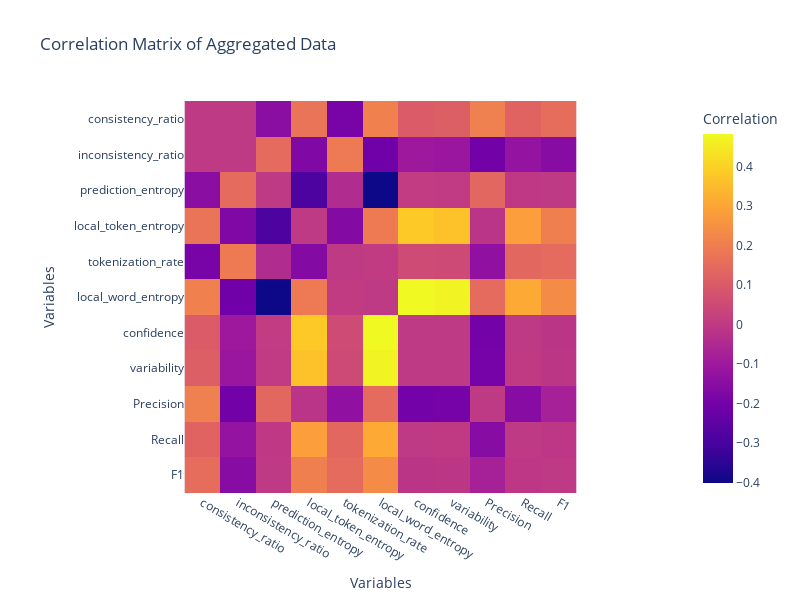

The cell this chart's notebook holds for it:
### Code cell
correlation_fig

### Figure 1 — Plotly figure (JSON) as saved in the notebook; plotly's stock layout.template omitted (floating-point values rounded to 4 significant figures)
{"data": [{"coloraxis": "coloraxis", "hovertemplate": "Variables: %{x}<br>Variables: %{y}<br>Correlation: %{z}<extra></extra>", "name": "0", "type": "heatmap", "x": ["consistency_ratio", "inconsistency_ratio", "prediction_entropy", "local_token_entropy", "tokenization_rate", "local_word_entropy", "confidence", "variability", "Precision", "Recall", "F1"], "xaxis": "x", "y": ["consistency_ratio", "inconsistency_ratio", "prediction_entropy", "local_token_entropy", "tokenization_rate", "local_word_entropy", "confidence", "variability", "Precision", "Recall", "F1"], "yaxis": "y", "z": [[0, 2.22e-16, -0.1475, 0.1723, -0.1904, 0.2093, 0.104, 0.112, 0.2053, 0.1252, 0.1547], [2.22e-16, 0, 0.1475, -0.1723, 0.1904, -0.2093, -0.104, -0.112, -0.2053, -0.1252, -0.1547], [-0.1475, 0.1475, 0, -0.289, -0.04361, -0.4015, 0.006054, 0.0042, 0.1366, -0.004848, -0.0003862], [0.1723, -0.1723, -0.289, 0, -0.1627, 0.1897, 0.3816, 0.3667, -0.01856, 0.2839, 0.2031], [-0.1904, 0.1904, -0.04361, -0.1627, 0, 0.005048, 0.05245, 0.04893, -0.1366, 0.1371, 0.1471], [0.2093, -0.2093, -0.4015, 0.1897, 0.005048, 0, 0.4828, 0.471, 0.1472, 0.312, 0.2361], [0.104, -0.104, 0.006054, 0.3816, 0.05245, 0.4828, 0, -0.0002741, -0.202, -0.0005543, -0.01376], [0.112, -0.112, 0.0042, 0.3667, 0.04893, 0.471, -0.0002741, 0, -0.1972, 0.001831, -0.01054], [0.2053, -0.2053, 0.1366, -0.01856, -0.1366, 0.1472, -0.202, -0.1972, 0, -0.1568, -0.07801], [0.1252, -0.1252, -0.004848, 0.2839, 0.1371, 0.312, -0.0005543, 0.001831, -0.1568, 0, -0.007046], [0.1547, -0.1547, -0.0003862, 0.2031, 0.1471, 0.2361, -0.01376, -0.01054, -0.07801, -0.007046, 0]]}], "layout": {"coloraxis": {"colorbar": {"title": {"text": "Correlation"}}, "colorscale": [[0, "#0d0887"], [0.1111, "#46039f"], [0.2222, "#7201a8"], [0.3333, "#9c179e"], [0.4444, "#bd3786"], [0.5556, "#d8576b"], [0.6667, "#ed7953"], [0.7778, "#fb9f3a"], [0.8889, "#fdca26"], [1, "#f0f921"]]}, "height": 600, "title": {"text": "Correlation Matrix of Aggregated Data"}, "width": 800, "xaxis": {"anchor": "y", "constrain": "domain", "domain": [0, 1], "scaleanchor": "y", "title": {"text": "Variables"}}, "yaxis": {"anchor": "x", "autorange": "reversed", "constrain": "domain", "domain": [0, 1], "title": {"text": "Variables"}}}}
